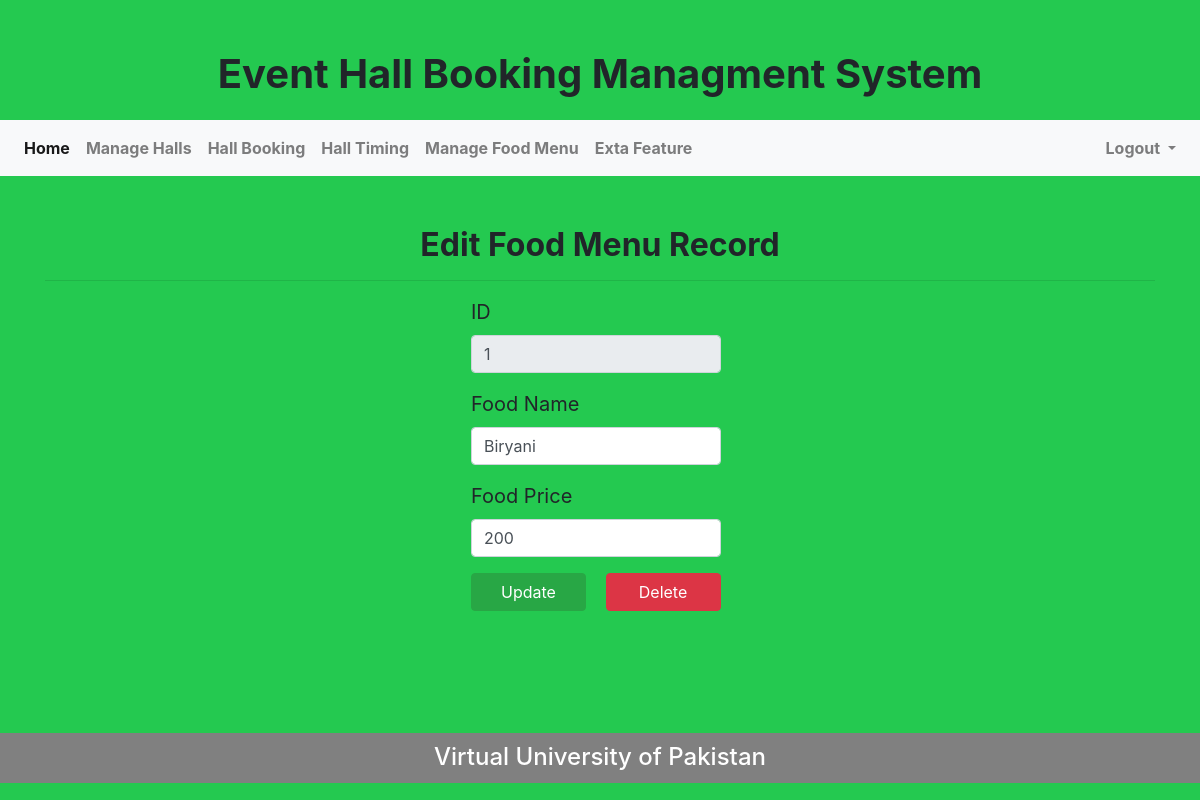
Page /manger/edit_food.php?edit=1 (signed in) on the committed database.
### tables this page shows
CREATE TABLE `food_tbl` (
  `ID` int(11) NOT NULL,
  `Food_Name` varchar(255) NOT NULL,
  `Food_Price` int(11) NOT NULL
);

### manger/edit_food.php (the view, shortened to what this page needs)
<?php
if (empty($_SESSION['uID'])) {
  echo '<script language="javascript">';
  echo 'alert("Please login to continue")';
  echo '</script>';
  echo "<script>location.replace('../login.php')</script>";
}else{
include ('managerHeader.php');
?>
<!DOCTYPE html>
<html>
<head>
</head>
<body>
	<div class="container">
		<h2 class="heading">Edit Food Menu Record</h2>
		<hr>
			<div class="standardForm" style="margin-left:411px;">
				<?php
        if (isset($_GET['edit'])) {
						$id=$_GET['edit'];
						$qry = "SELECT * FROM food_tbl WHERE ID='$id'";
						$run = mysqli_query($conn,$qry);
						while ($row = mysqli_fetch_array($run)) { ?>
				<form method="post" action="">
					<div class="form-group">
      					<label for="inputID4">ID</label>
      					<input type="text" class="form-control" id="inputFullName4" name="newid" value="<?php echo $row ['ID']; ?>"  disabled="">
    				</div>
    				<div class="form-group">
      						<label for="inputFoodName4">Food Name</label>
      						<input type="text" class="form-control" name="fname" id="inputFoodName4" value="<?php echo $row ['Food_Name']; ?>">
    					</div>
    				<div class="form-group">
      						<label for="inputFoodPrice4">Food Price</label>
      						<input type="number" class="form-control" name="fprice" id="inputFoodPrice4" value="<?php echo $row ['Food_Price']; ?>">
    					</div>
  				 <button type="submit" class="btn btn-success" name="update">Update</button>
                 <button type="submit" class="btn btn-danger" name="delete">Delete</button>
  				</form>
  				<?php
  					}
  				}
  				?>
			</div>
		</div>
	</div>
	  <?php include '../footer.php'; ?>
</body>
</html>
<?php
}
?>

### rows in the picture
food_tbl: newid "1", fname "Biryani", fprice "200"
